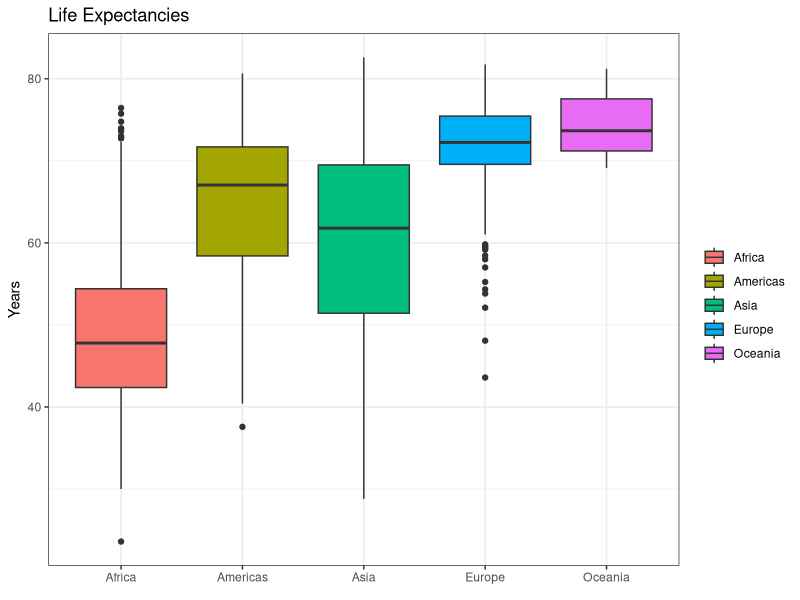
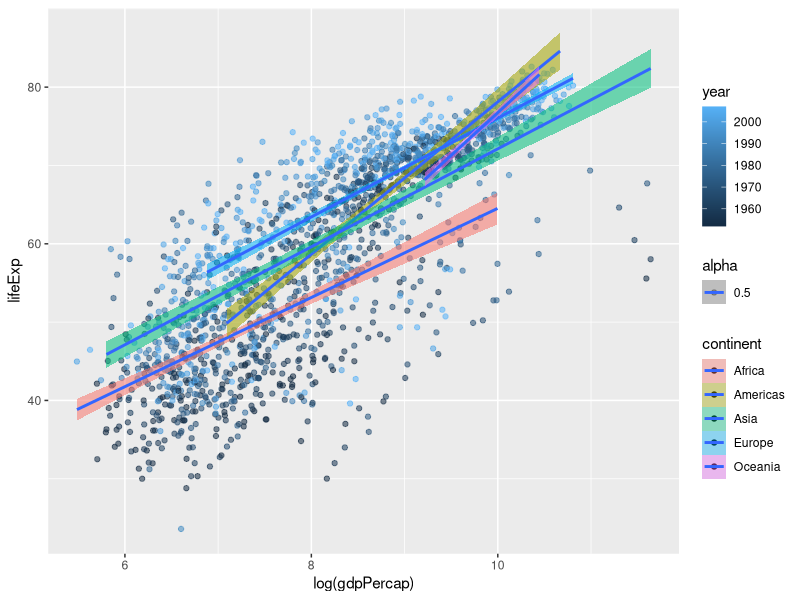
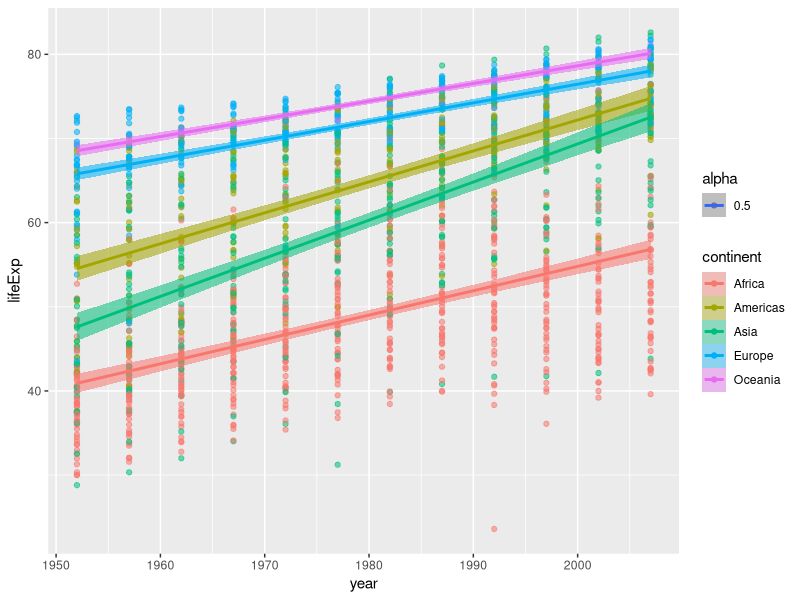
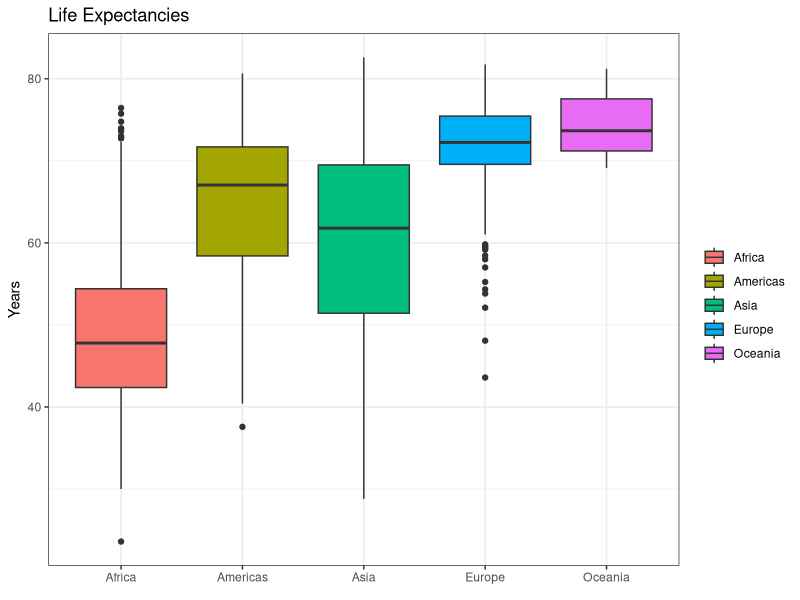
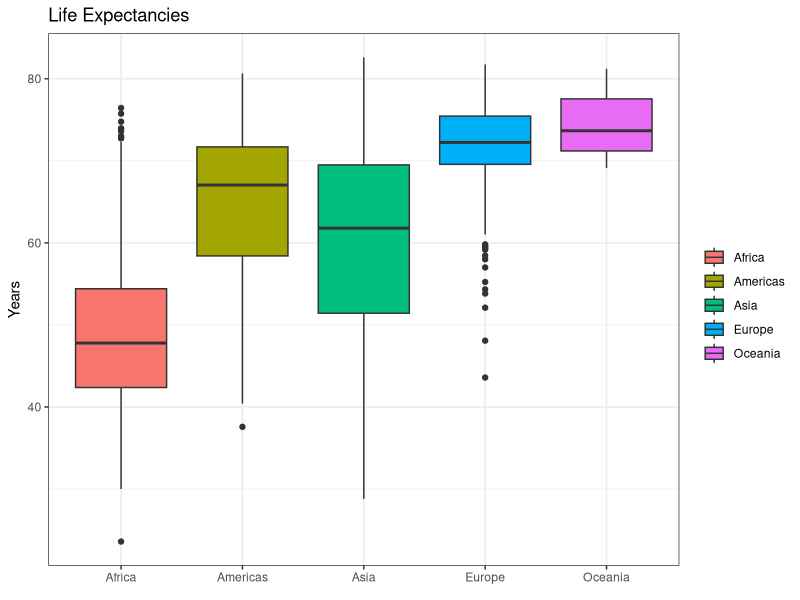
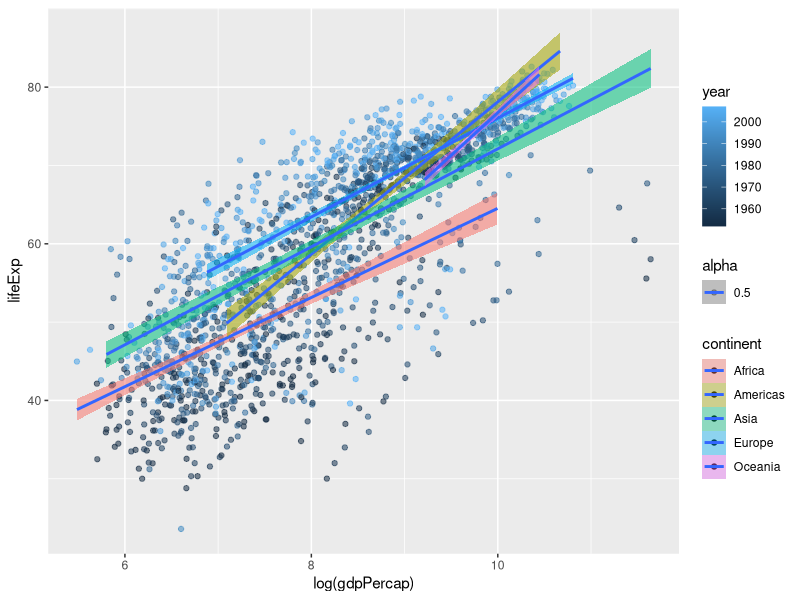
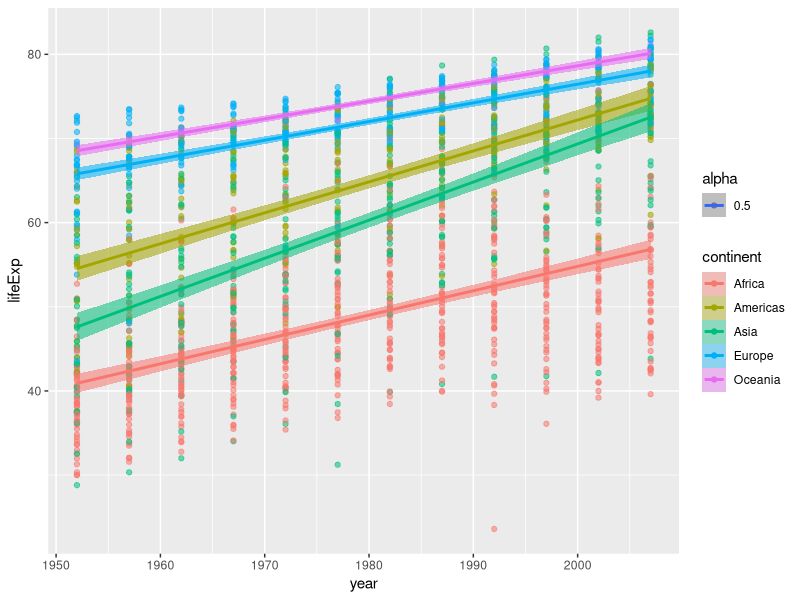

Write R code to recreate these figures, in order.
# ggplot Intro
# H. Peter Nestler, November 8, 2020

library(tidyverse)

# download.file("https://raw.githubusercontent.com/iaviney/SWC_Workshop/main/Data/Data_Workfolder/gapminderdata/gapminder_by_country/gapminder.txt", "/cloud/project/gapminder.txt")
gapminder <- read.delim("gapminder.txt")
# view(gapminder)

# ggplot syntax
# ggplot(data = , mapping = aes(x= ,y=))
# then add geom to assign plot type

# First plot
ggplot(data = gapminder, mapping = aes(x=continent, y=lifeExp, fill=continent)) +
  geom_boxplot() + # plot styile for data
  labs(title = "Life Expectancies", x=element_blank(), y="Years", fill=element_blank()) + # Labels
  theme_bw() # overall look of graph
#+
#  geom_point() # add for additional layers

ggsave(filename = "Analysis/LifeExpCont.png")
ggsave(filename = paste0("Analysis/LifeExpCont_",Sys.Date(),".png"))

# Second PLot
ggplot(data = gapminder, mapping = aes(x=log(gdpPercap), y=lifeExp, fill=continent,color=year, alpha=.5)) +
  geom_point() +
  geom_smooth(method='lm', formula=y~x)

ggsave(filename = paste0("Analysis/LifeExp_GDP_Cont_",Sys.Date(),".png"))

ggplot(data = gapminder, mapping = aes(x=year, y=lifeExp, fill=continent,color=continent, alpha=.5)) +
  geom_point() +
  geom_smooth(method='lm', formula=y~x)

ggsave(filename = paste0("Analysis/LifeExp_Year_Cont_",Sys.Date(),".png"))
